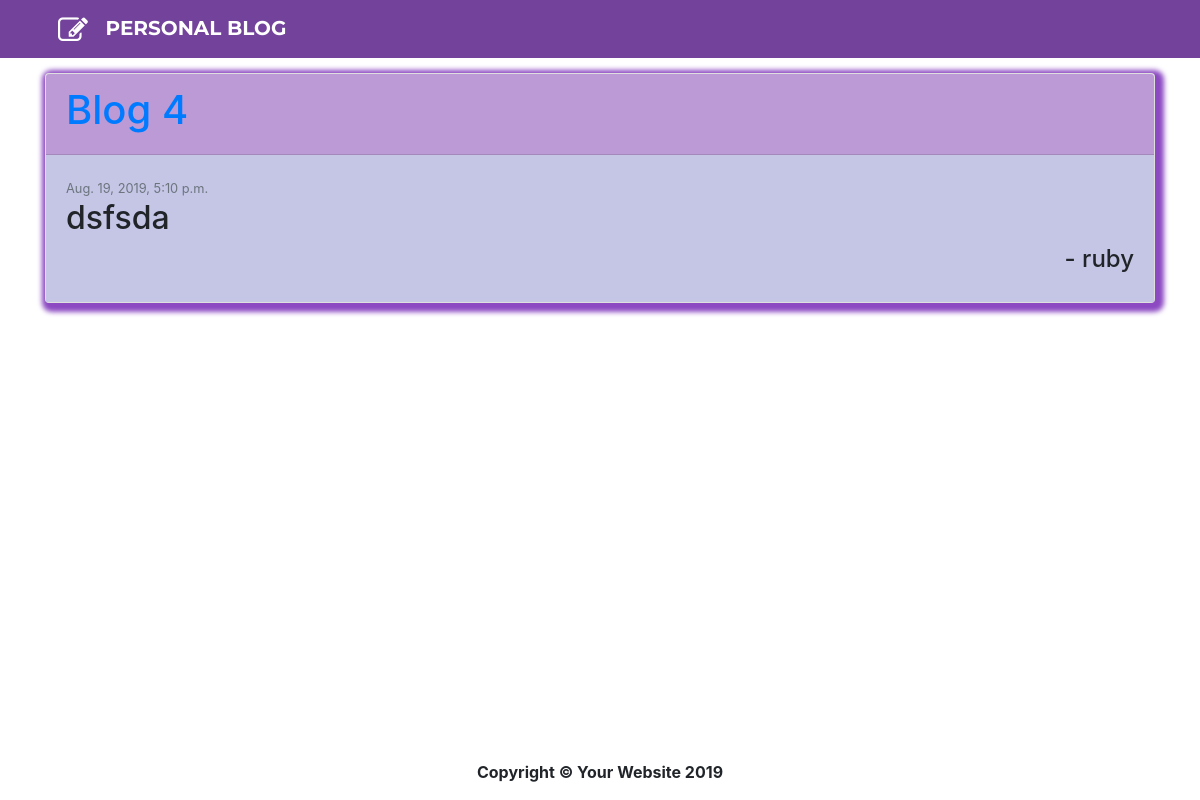
/blog/mylist/ (signed in), run on an earlier commit of the app's database.
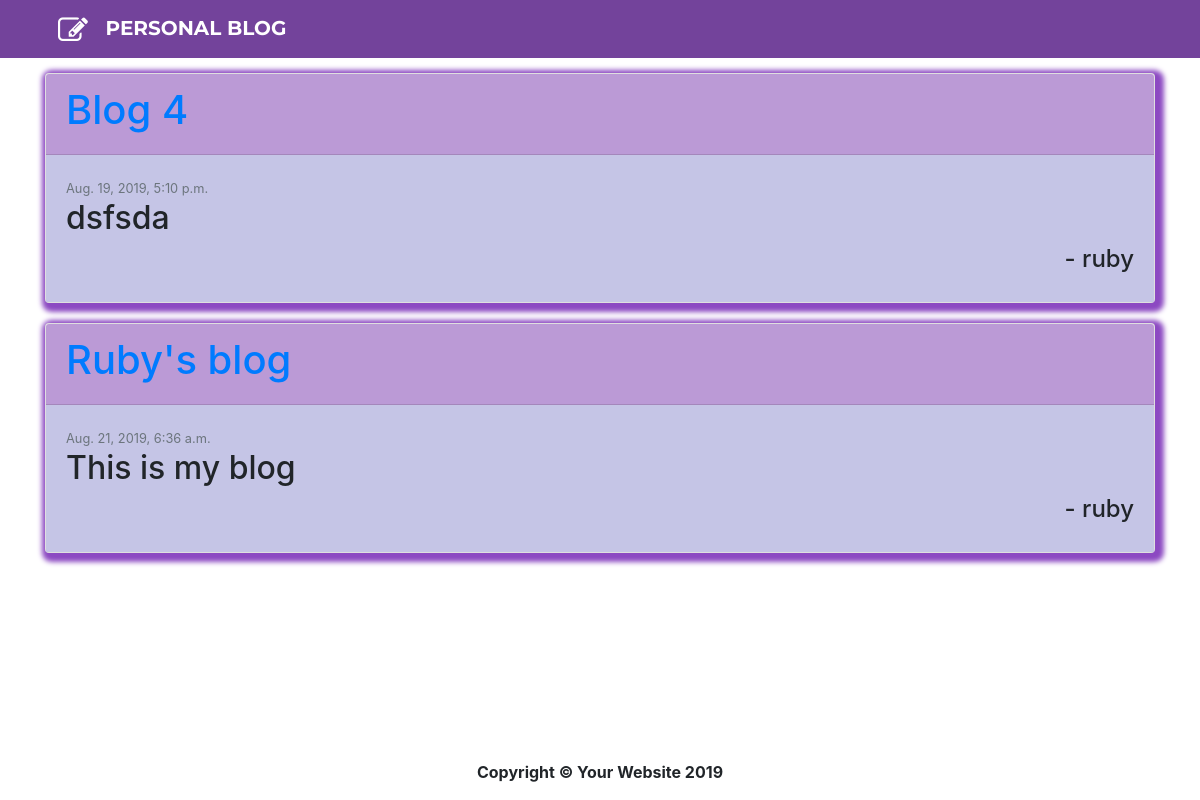
And on a later commit of the database.
### blogapp/models.py (models this page shows, shortened)
class BlogPost(models.Model):
    blog_title = models.CharField(max_length = 50)
    blog_text = models.TextField()
    blog_date = models.DateTimeField(default = timezone.now)
    blog_author = models.ForeignKey(User, on_delete=models.CASCADE, blank=True, null=True)
    class Meta:
        verbose_name_plural = "BlogEntry"

### blogapp/views.py (the view)
# urls.py: path("blog/mylist/", views.show_myposts,name = 'blog-mylist')
def show_myposts(request):
    user=User.objects.get(username=request.session['username'])
    print(user.username)
    user=User.objects.get(username=user.username)
    myblog_list = BlogPost.objects.filter(blog_author=user.pk)
    context={'mybloglist':myblog_list}
    return render(request, 'blog_myposts.html', context)

### blogapp/templates/blog_myposts.html (shortened to what this page needs)
{% extends "base.html" %} {% block content %} {% for b in mybloglist %}
<div class="container">
    <div class="row">
        <div class="card" style="width: 100%; margin-top:15px;margin-bottom: 5px;box-shadow: 3px 3px 5px 6px rgb(140, 73, 194);">
            <div class="card-header" style="background-color: #bb9ad6">
                <div class="media">
                    <div class="media-body">
                        <h1><a href="{% url 'blog-detail' b.id %}">{{b.blog_title}}</a></h1>
                    </div>
                </div>
            </div>
            <div class="card-body" style="background-color: rgb(197, 197, 230)">
                <small class="text-muted">{{b.blog_date}}</small>
                <h2>{{b.blog_text}}</h2>
                <h4 class="float-right">- {{b.blog_author}}</h4>
            </div>
        </div>
    </div>
</div>
{% endfor %}  {% endblock content %}

What changed in the data, as far as the page shows it:
added BlogPost: blog_title "Ruby's blog", blog_date "Aug. 21, 2019, 6:36 a.m.", blog_text "This is my blog", blog_author "ruby"
